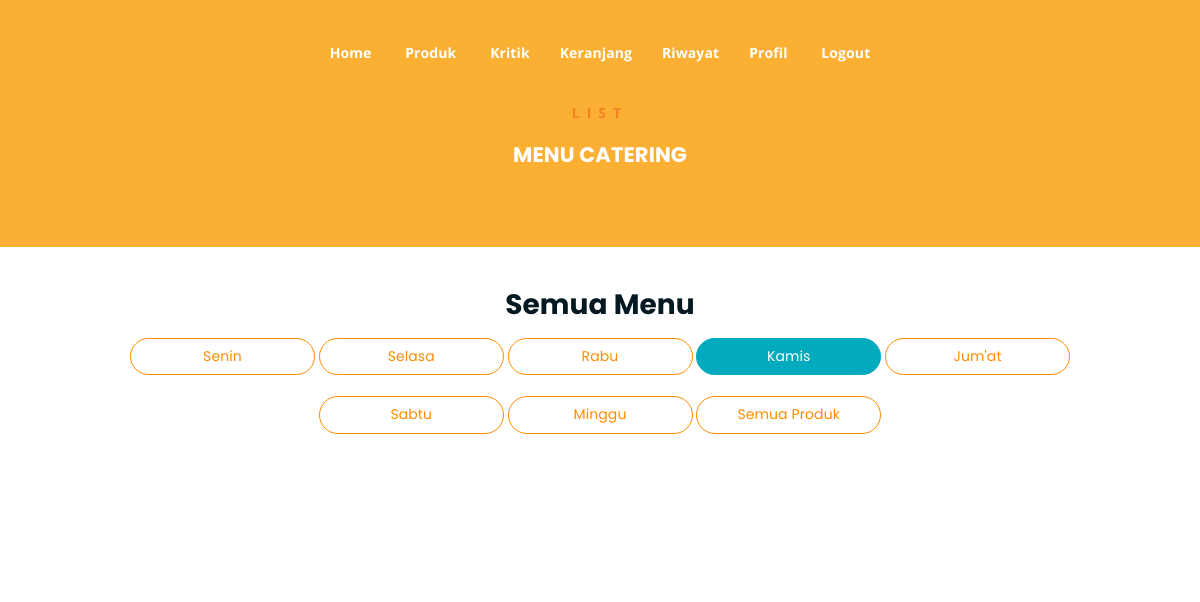
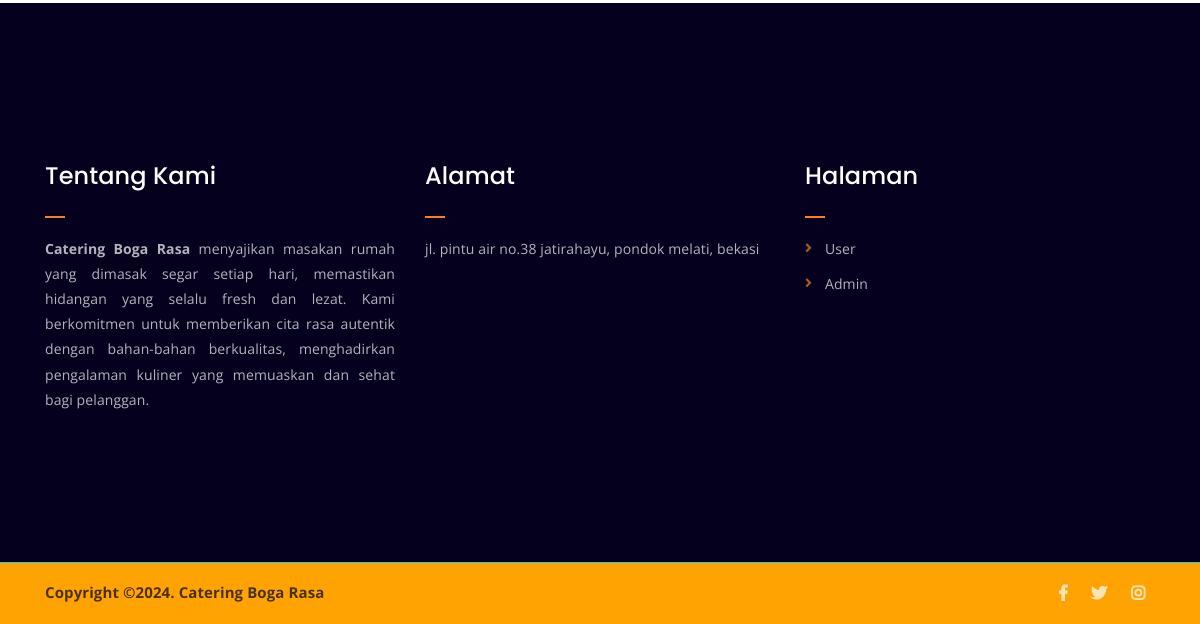
Before: /menu-kamis.php (signed in) with the older database file (2 pictures, top to bottom).
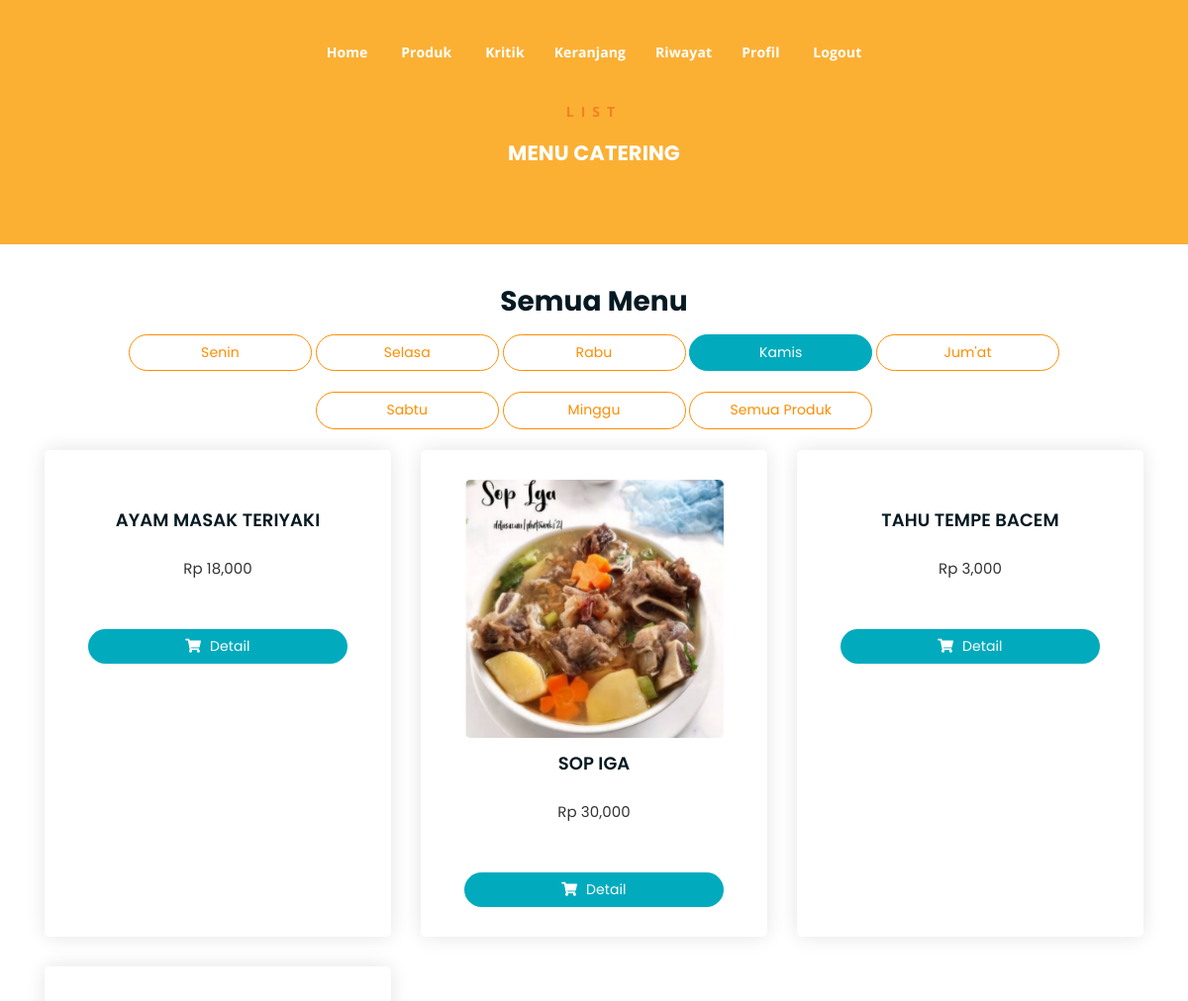
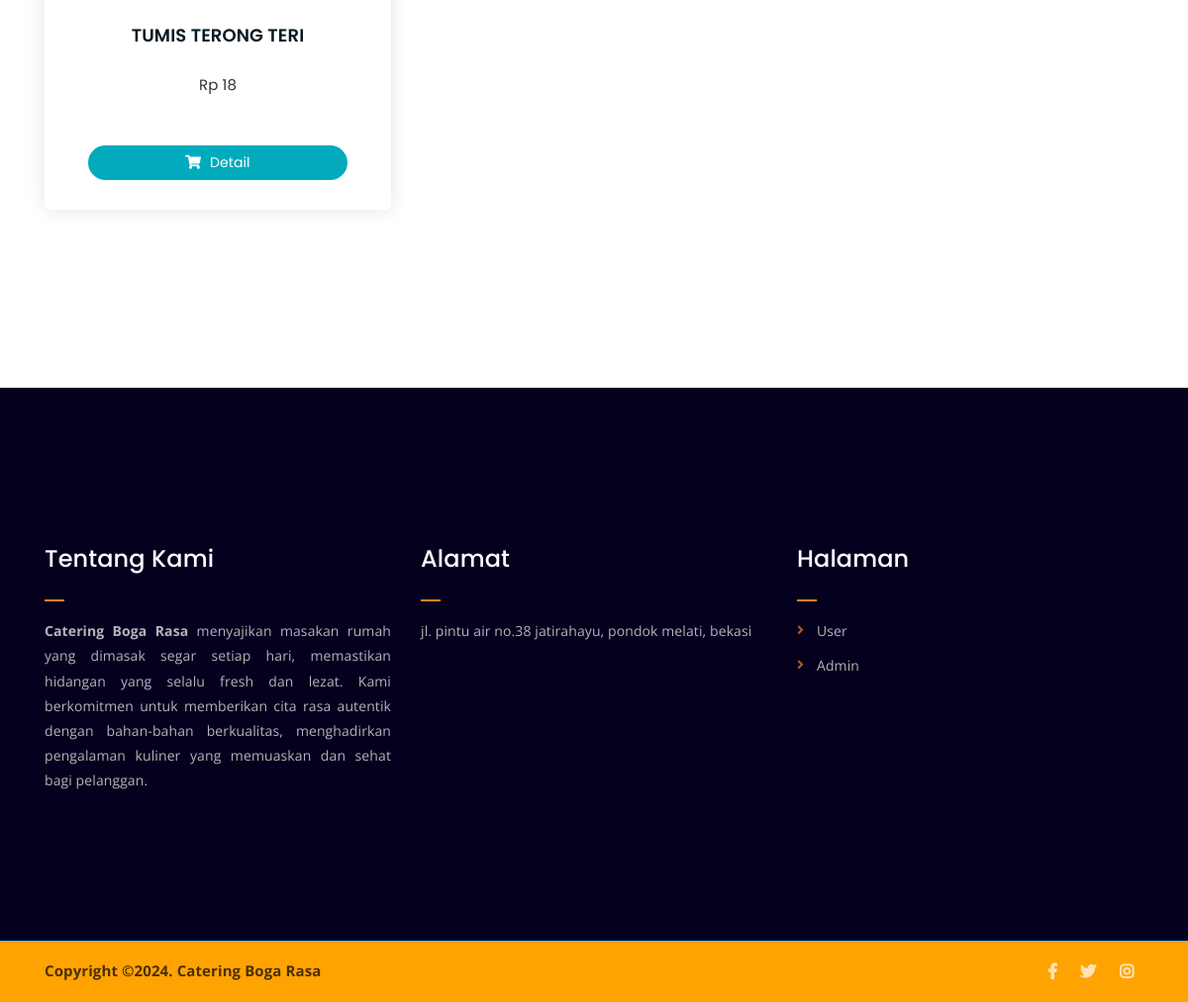
After: the same page with the newer database file (2 pictures, top to bottom).
### tables this page shows
CREATE TABLE `promosi` (
  `id_promosi_produk` int(11) NOT NULL,
  `id_produk` varchar(55) NOT NULL,
  `promo_lama` varchar(55) NOT NULL,
  `promo_baru` varchar(55) NOT NULL
);

CREATE TABLE `produk` (
  `id` int(11) NOT NULL,
  `id_produk` varchar(11) NOT NULL,
  `nama_produk` varchar(55) NOT NULL,
  `gambar` varchar(55) NOT NULL,
  `harga` varchar(55) NOT NULL,
  `deskripsi` varchar(1000) NOT NULL,
  `menu_hari` varchar(111) NOT NULL
);

### menu-kamis.php (the view, shortened to what this page needs)
<?php
require('./app/database/db.php');
$status_user = $_SESSION['user']['status'];
?>
<!DOCTYPE html>
<html lang="en">
<head>
	<link rel="stylesheet" href="assets/css/all.min.css">
	<link rel="stylesheet" href="assets/bootstrap/css/bootstrap.min.css">
	<link rel="stylesheet" href="assets/css/owl.carousel.css">
	<link rel="stylesheet" href="assets/css/magnific-popup.css">
	<link rel="stylesheet" href="assets/css/animate.css">
	<link rel="stylesheet" href="assets/css/meanmenu.min.css">
	<link rel="stylesheet" href="assets/css/main.css">
	<link rel="stylesheet" href="assets/css/responsive.css">
</head>
<body>
	<?php include('./include/nav.php') ?>
	<div class="breadcrumb-section breadcrumb-bg">
		<div class="container">
			<div class="row">
				<div class="col-lg-8 offset-lg-2 text-center">
					<div class="breadcrumb-text">
						<p>LIST</p>
						<h4 style="color: #fff;">MENU CATERING</h4>
					</div>
				</div>
			</div>
		</div>
	</div>
	<div class="product-section mt-5 mb-150">
		<div class="container">
			<h3 class="text-center">Semua Menu</h3>
		<div class="text-center tag">
				<a href="menu-senin.php" class="cart-btn mb-4 col-md-2 text-center">Senin</a>
				<a href="menu-selasa.php" class="cart-btn mb-4 col-md-2 text-center">Selasa</a>
				<a href="menu-rabu.php" class="cart-btn mb-4 col-md-2 text-center">Rabu</a>
				<a href="produk.php" class="aktif cart-btn mb-4 col-md-2 text-center">Kamis</a>
				<a href="menu-jumat.php" class="cart-btn mb-4 col-md-2 text-center">Jum'at</a>
				<a href="menu-sabtu.php" class="cart-btn mb-4 col-md-2 text-center">Sabtu</a>
				<a href="menu-minggu.php" class="cart-btn mb-4 col-md-2 text-center">Minggu</a>
				<a href="produk.php" class="cart-btn mb-4 col-md-2 text-center">Semua Produk</a>
			</div>
		<div class="row">
			<?php
				$produk = mysqli_query($conn, "SELECT * FROM produk LEFT JOIN promosi ON produk.id_produk = promosi.id_produk  WHERE produk.menu_hari = 'Kamis'");
				while ($p = mysqli_fetch_array($produk)) {
			?>
			<a href="produk-detail.php?id_produk=<?= $p['id_produk']?>">
				<div class="col-lg-4 col-md-6 text-center card">
					<div class="single-product-item" style="height: 100%;">
						<div class="product-image">
							<img src="app/admin/foto/<?= $p['gambar'] ?>" alt="">
						</div>
						<h3><?php echo $p['nama_produk'] ?></h3>
							<p class="product-price"><span>Rp <?php echo number_format($p['harga']) ?></span></p>
								<?php if($status_user == 'Pelanggan Lama'){
										if($p['promo_lama'] == 0){
								?>
										<p class="product-price"><span style="color: #fff;">x</span></p>
								<?php } else { ?>
										<p class="product-price"><span style="color: tomato;">Diskon <?php echo $p["promo_lama"] ?>%</span></p>
								<?php }}?>
						<a href="produk-detail.php?id_produk=<?= $p['id_produk']?>" class="cart-btn"><i class="fas fa-shopping-cart"></i> Detail</a>
					</div>
				</div>
				</a>
			<?php } ?>
			</div>
		</div>
	</div>
	<?php include('./include/footer.php') ?>
</body>
</html>

Changed rows visible on the page:
added promosi: produk.nama_produk "AYAM MASAK TERIYAKI", produk.harga "18,000"
added promosi: produk.gambar (picture), produk.nama_produk "SOP IGA", produk.harga "30,000"
added promosi: produk.nama_produk "TAHU TEMPE BACEM", produk.harga "3,000"
added promosi: produk.nama_produk "TUMIS TERONG TERI", produk.harga "18"
